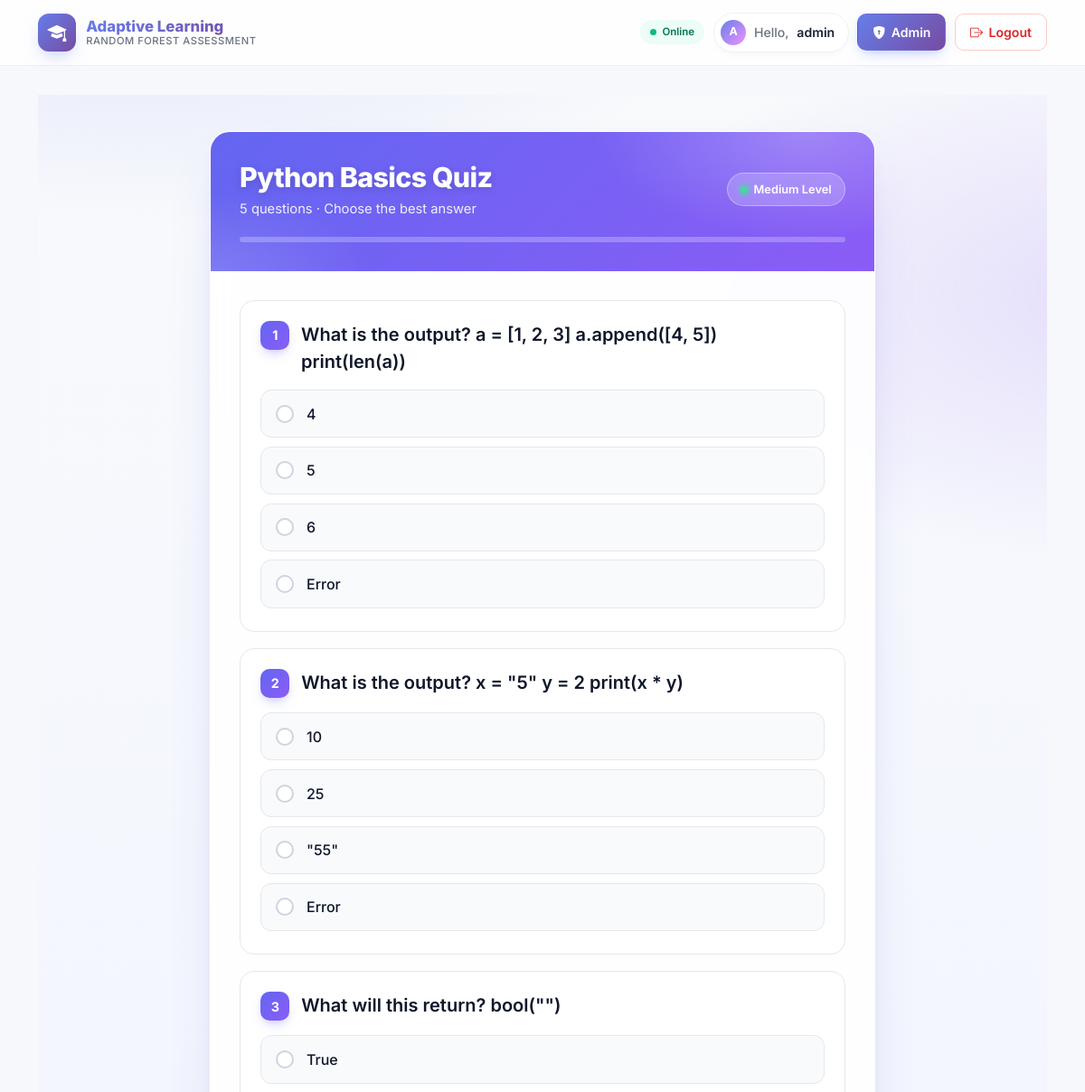
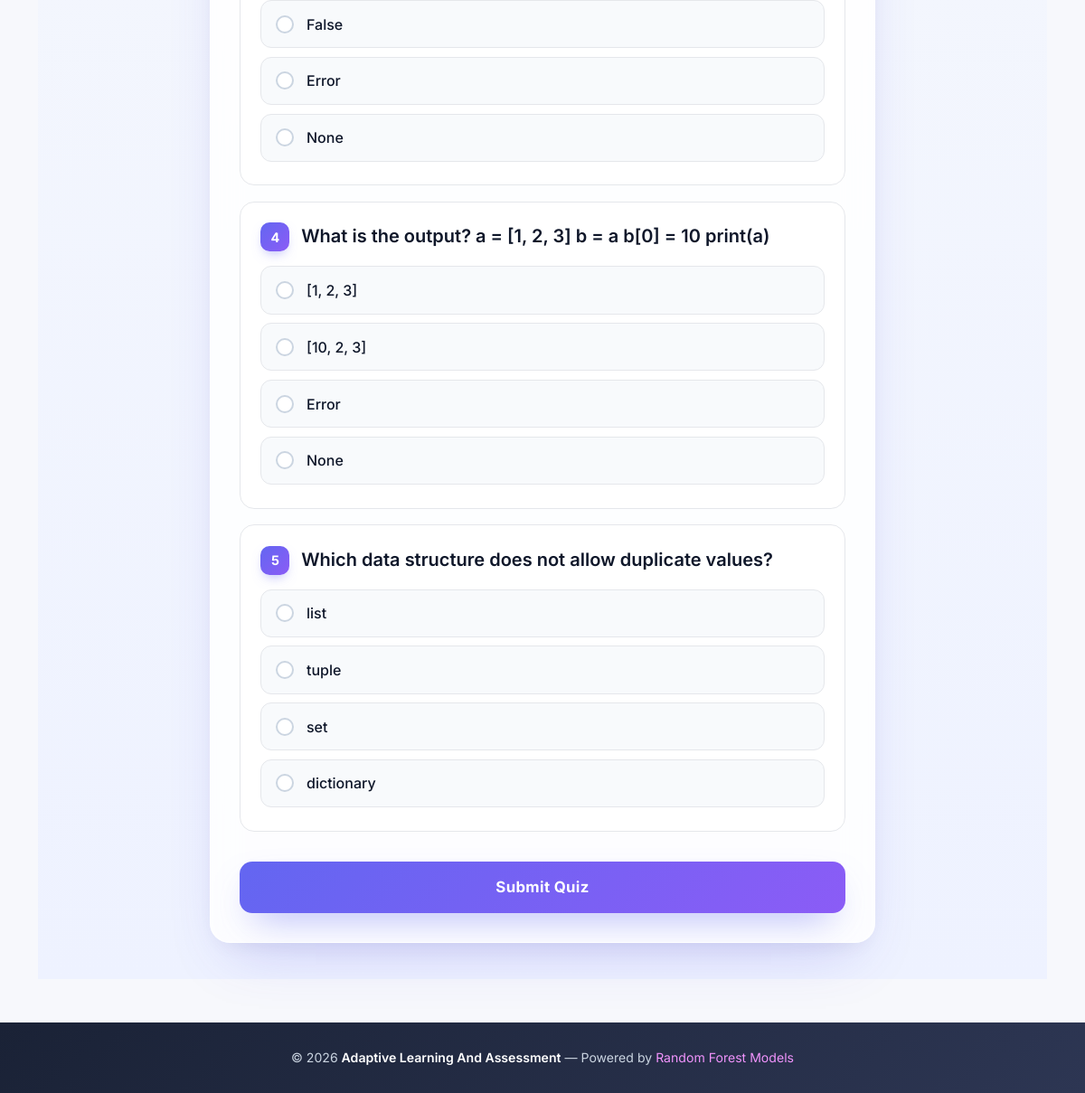
The page /quiz/1/ (signed in) on the database its author committed (2 pictures, top to bottom).
### core/models.py (models this page shows, shortened)
class User(AbstractUser):
    ROLE_CHOICES = (
        ('student', 'Student'),
        ('admin', 'Admin'),
    )
    role = models.CharField(max_length=10, choices=ROLE_CHOICES, default='student')
    current_level = models.CharField(max_length=10, default='medium', choices=[('easy', 'Easy'), ('medium', 'Medium'), ('hard', 'Hard')])
    engagement_score = models.FloatField(default=0.0)
    learning_state = models.CharField(max_length=20, default='focused')
    def is_student(self):
        return self.role == 'student'
    def is_admin(self):
        return self.role == 'admin'

class Topic(models.Model):
    DIFFICULTY_CHOICES = [('easy', 'Easy'), ('medium', 'Medium'), ('hard', 'Hard')]
    name = models.CharField(max_length=100)
    difficulty = models.CharField(max_length=10, choices=DIFFICULTY_CHOICES, default='medium')
    description = models.TextField(blank=True)

class Question(models.Model):
    topic = models.ForeignKey(Topic, on_delete=models.CASCADE, related_name='questions')
    difficulty = models.CharField(max_length=10, choices=Topic.DIFFICULTY_CHOICES)
    question_text = models.TextField()
    option_a = models.CharField(max_length=255)
    option_b = models.CharField(max_length=255)
    option_c = models.CharField(max_length=255)
    option_d = models.CharField(max_length=255)
    correct_answer = models.CharField(max_length=1, choices=[('A', 'A'), ('B', 'B'), ('C', 'C'), ('D', 'D')])

### core/views.py (the view)
# urls.py: path('quiz/<int:topic_id>/', views.take_quiz, name='take_quiz'),
@login_required
def take_quiz(request, topic_id):
    topic = get_object_or_404(Topic, id=topic_id)
    if request.method == 'POST':
        score = 0
        total = 0
        questions = Question.objects.filter(topic=topic, difficulty=request.user.current_level)
        if not questions.exists():
             questions = Question.objects.filter(topic=topic)
        detail_log = {}
        correct_count = 0
        for q in questions:
            total += 1
            selected = request.POST.get(f'question_{q.id}')
            if selected == q.correct_answer:
                score += 1
                correct_count += 1
                detail_log[q.id] = 'correct'
            else:
                detail_log[q.id] = 'wrong'
        final_score = (score / total) * 100 if total > 0 else 0
        attempt = QuizAttempt.objects.create(
            user=request.user,
            topic=topic,
            score=final_score,
            total_questions=total,
            correct_count=correct_count,
            difficulty_at_time=request.user.current_level
        )
        old_level = request.user.current_level
        if final_score > 80:
            if request.user.current_level == 'easy': request.user.current_level = 'medium'
            elif request.user.current_level == 'medium': request.user.current_level = 'hard'
        elif final_score < 50:
            if request.user.current_level == 'hard': request.user.current_level = 'medium'
            elif request.user.current_level == 'medium': request.user.current_level = 'easy'
        request.user.save()
        import random
        accuracy = final_score / 100 # Convert to 0-1 scale
        time_spent = 10 * total # Mock time spent based on number of questions
        base_joy = accuracy  # 0 to 1
        base_confusion = 1.0 - accuracy # 0 to 1
        simulated_hrv = 60 + (accuracy * 20) + random.uniform(-5, 5) # Higher HRV generally good
        simulated_skin_temp = 36.5 + random.uniform(-0.5, 0.5)
        simulated_joy = max(0, min(1, base_joy + random.uniform(-0.1, 0.1)))
        simulated_confusion = max(0, min(1, base_confusion + random.uniform(-0.1, 0.1)))
        simulated_steps = 50 + int(attempt.score) # Arbitrary "activity" proxy
        ml_payload = {
            'HRV': simulated_hrv,
            'Skin_Temperature': simulated_skin_temp,
            'Expression_Joy': simulated_joy,
            'Expression_Confusion': simulated_confusion,
            'Steps': simulated_steps,
            'Session_Duration': time_spent,
            'topic_accuracy': accuracy,
            'avg_time_per_question': time_spent, # approx
            'retry_rate': 0,
            'skip_rate': 0,
            'attempt_count': 1,
            'engagement_score': (accuracy * 0.5) + 0.5
        }
        ml_response = call_ml_api('/predict', ml_payload)
        predicted_state = 'focused' # default
        predicted_score = 0
        if ml_response:
            predicted_state = ml_response.get('learning_state', 'focused')
            predicted_score = ml_response.get('next_score_prediction', 0)
            recommended_level = ml_response.get('recommended_level', request.user.current_level)
            MLResult.objects.create(
                user=request.user,
                predicted_topic=topic,
                predicted_level=recommended_level,
                predicted_state=predicted_state
            )
            request.user.learning_state = predicted_state
            request.user.engagement_score = predicted_score
            if recommended_level == 'easy' and predicted_state in ['confusion', 'frustration']:
                if request.user.current_level != 'easy':
                    messages.info(request, f"Adaptive System: Switching level to {recommended_level} based on your {predicted_state} state.")
                    request.user.current_level = 'easy'
            request.user.save()
        messages.info(request, f"Quiz Complete! Score: {final_score:.1f}%. Level: {old_level} -> {request.user.current_level}")
        return redirect('student_dashboard')
    else:
        questions = Question.objects.filter(topic=topic, difficulty=request.user.current_level)
        if not questions.exists():
             questions = Question.objects.filter(topic=topic)
        return render(request, 'core/quiz.html', {'topic': topic, 'questions': questions})

### core/templates/core/quiz.html (shortened to what this page needs)
{% extends 'core/base.html' %}
{% block content %}
<div class="quiz-wrapper">
  <div class="row justify-content-center">
    <div class="col-lg-8">
      <div class="quiz-card">
        <div class="quiz-header">
          <div class="d-flex justify-content-between align-items-center flex-wrap gap-2">
            <div>
              <h2>{{ topic.name }} Quiz</h2>
              {% if questions %}
              <div class="quiz-subtitle">
                {{ questions|length }} question{{ questions|length|pluralize }} · Choose the best answer
              </div>
              {% endif %}
            </div>
            <span class="level-badge">
              <span class="dot"></span>
              {{ questions.0.difficulty|title }} Level
            </span>
          </div>
          {% if questions %}
          <div class="progress-track" aria-hidden="true">
          </div>
          {% endif %}
        </div>
        <div class="quiz-body">
          {% if questions %}
          <form method="post" id="quizForm">
            {% for q in questions %}
            <div class="question-card">
              <h5 class="mb-3">
                <span class="q-num">{{ forloop.counter }}</span>
                <span>{{ q.question_text }}</span>
              </h5>
              <div class="form-check">
                <label class="form-check-label" for="q{{ q.id }}_A">{{ q.option_a }}</label>
              </div>
              <div class="form-check">
                <label class="form-check-label" for="q{{ q.id }}_B">{{ q.option_b }}</label>
              </div>
              <div class="form-check">
                <label class="form-check-label" for="q{{ q.id }}_C">{{ q.option_c }}</label>
              </div>
              <div class="form-check">
                <label class="form-check-label" for="q{{ q.id }}_D">{{ q.option_d }}</label>
              </div>
            </div>
            {% endfor %}
            <button type="submit" class="btn submit-btn btn-lg w-100 mt-3">
               Submit Quiz
            </button>
          </form>
          {% endif %}
        </div>
      </div>
    </div>
  </div>
</div>
{% endblock %}

### core/templates/core/base.html (shortened to what this page needs)
<!DOCTYPE html>
<html lang="en">
<head>
    <link href="https://cdn.jsdelivr.net/npm/bootstrap@5.3.0/dist/css/bootstrap.min.css" rel="stylesheet">
    <link rel="stylesheet" href="https://cdn.jsdelivr.net/npm/bootstrap-icons@1.11.3/font/bootstrap-icons.css">
</head>
<body>
    <nav class="top-nav">
        <div class="container nav-inner">
            <a href="/" class="brand">
                <div class="brand-logo"><i class="bi bi-mortarboard-fill"></i></div>
                <div class="brand-text">
                    <span class="brand-title">Adaptive Learning</span>
                    <span class="brand-sub">Random Forest Assessment</span>
                </div>
            </a>
            <div class="nav-actions">
                {% if user.is_authenticated %}
                    <span class="live-pill"><span class="dot"></span> Online</span>
                    <span class="user-chip">
                        <span class="avatar">{{ user.username|slice:":1" }}</span>
                        <span class="greet">Hello,</span>
                        <span>{{ user.username }}</span>
                    </span>
                    {% if user.is_admin %}
                        <a href="{% url 'admin_dashboard' %}" class="nav-btn nav-btn-primary">
                            <i class="bi bi-shield-lock-fill"></i> Admin
                        </a>
                    {% endif %}
                    <a href="{% url 'logout' %}" class="nav-btn nav-btn-danger">
                        <i class="bi bi-box-arrow-right"></i> Logout
                    </a>
                {% endif %}
            </div>
        </div>
    </nav>
    <main class="page">
        <div class="container">
            {% block content %}
            {% endblock %}
        </div>
    </main>
    <footer class="site-footer">
        <div class="container">
            © 2026 <a href="/">Adaptive Learning And Assessment</a> — Powered by <span class="heart">Random Forest Models</span>
        </div>
    </footer>
</body>
</html>

### core/templates/core/base.html (style rules this page uses)
:root { --brand-1: #667eea; --brand-2: #764ba2; --brand-3: #f093fb; --ink: #1a2236; --muted: #6b7280; --bg: #f7f8fc; }
* { font-family: 'Inter', system-ui, -apple-system, sans-serif; }
body { background: var(--bg); color: var(--ink); min-height: 100vh; display: flex; flex-direction: column; margin: 0; }
.top-nav { background: rgba(255, 255, 255, 0.85); backdrop-filter: saturate(180%) blur(14px); -webkit-backdrop-filter: saturate(180%) blur(14px); border-bottom: 1px solid rgba(0,0,0,0.06); padding: 0.85rem 0; position: sticky; top: 0; z-index: 1000; animation: fadeInDown 0.5s ease-out; }
.nav-inner { display: flex; align-items: center; justify-content: space-between; gap: 1rem; flex-wrap: wrap; }
.brand { display: flex; align-items: center; gap: 0.7rem; text-decoration: none; color: var(--ink); }
.brand-logo { width: 42px; height: 42px; border-radius: 12px; background: linear-gradient(135deg, var(--brand-1), var(--brand-2)); display: flex; align-items: center; justify-content: center; color: #fff; font-size: 1.3rem; box-shadow: 0 8px 20px -8px rgba(102,126,234,0.6); transition: transform 0.3s ease; }
.brand-text { display: flex; flex-direction: column; line-height: 1.1; }
.brand-title { font-weight: 800; font-size: 1.05rem; background: linear-gradient(135deg, var(--brand-1), var(--brand-2)); -webkit-background-clip: text; background-clip: text; -webkit-text-fill-color: transparent; }
.brand-sub { font-size: 0.7rem; color: var(--muted); font-weight: 500; letter-spacing: 0.5px; text-transform: uppercase; }
.nav-actions { display: flex; align-items: center; gap: 0.6rem; flex-wrap: wrap; animation: slideInRight 0.5s ease-out; }
.user-chip { display: inline-flex; align-items: center; gap: 0.55rem; padding: 0.45rem 0.9rem 0.45rem 0.45rem; background: #fff; border: 1px solid #eef0f5; border-radius: 999px; font-size: 0.88rem; font-weight: 600; color: var(--ink); box-shadow: 0 4px 12px -6px rgba(0,0,0,0.08); }
.user-chip .avatar { width: 28px; height: 28px; border-radius: 50%; background: linear-gradient(135deg, var(--brand-1), var(--brand-3)); color: #fff; font-size: 0.78rem; font-weight: 700; display: flex; align-items: center; justify-content: center; text-transform: uppercase; }
.user-chip .greet { color: var(--muted); font-weight: 500; }
.nav-btn { display: inline-flex; align-items: center; gap: 0.4rem; padding: 0.55rem 1rem; border-radius: 10px; font-weight: 600; font-size: 0.88rem; text-decoration: none; border: 1.5px solid transparent; transition: all 0.25s ease; white-space: nowrap; }
.nav-btn-primary { color: #fff; background: linear-gradient(135deg, var(--brand-1), var(--brand-2)); box-shadow: 0 6px 16px -6px rgba(102,126,234,0.55); }
.nav-btn-danger { color: #dc2626; border-color: #fecaca; background: #fff; }
.live-pill { display: inline-flex; align-items: center; gap: 0.4rem; background: #ecfdf5; color: #047857; padding: 0.3rem 0.7rem; border-radius: 999px; font-size: 0.72rem; font-weight: 600; }
.live-pill .dot { width: 7px; height: 7px; background: #10b981; border-radius: 50%; animation: pulse 1.6s infinite; }
main.page { flex: 1; padding: 2rem 0 3rem; animation: fadeInUp 0.5s ease-out; }
.site-footer { background: linear-gradient(135deg, #1a2236, #2d3653); color: #cbd5e1; padding: 1.75rem 0; margin-top: auto; text-align: center; font-size: 0.88rem; }
.site-footer .heart { color: #f093fb; }
.site-footer a { color: #fff; text-decoration: none; font-weight: 600; }

### rows shown on the page
User: username "A", username "admin"
Topic: name "Python Basics"
Question: difficulty "Medium", question_text "What is the output? a = [1, 2, 3] a.append([4, 5]) print(len(a))", option_a "4", option_b "5", option_c "6", option_d "Error"
Question: question_text "What is the output? x = \"5\" y = 2 print(x * y)", option_a "10", option_b "25", option_c "\"55\"", option_d "Error"
Question: question_text "What will this return? bool(\"\")", option_a "True", option_b "False", option_c "Error", option_d "None"
Question: question_text "What is the output? a = [1, 2, 3] b = a b[0] = 10 print(a)", option_a "[1, 2, 3]", option_b "[10, 2, 3]", option_c "Error", option_d "None"
Question: question_text "Which data structure does not allow duplicate values?", option_a "list", option_b "tuple", option_c "set", option_d "dictionary"

### other values the page prints
{{ questions|length }} "5"
